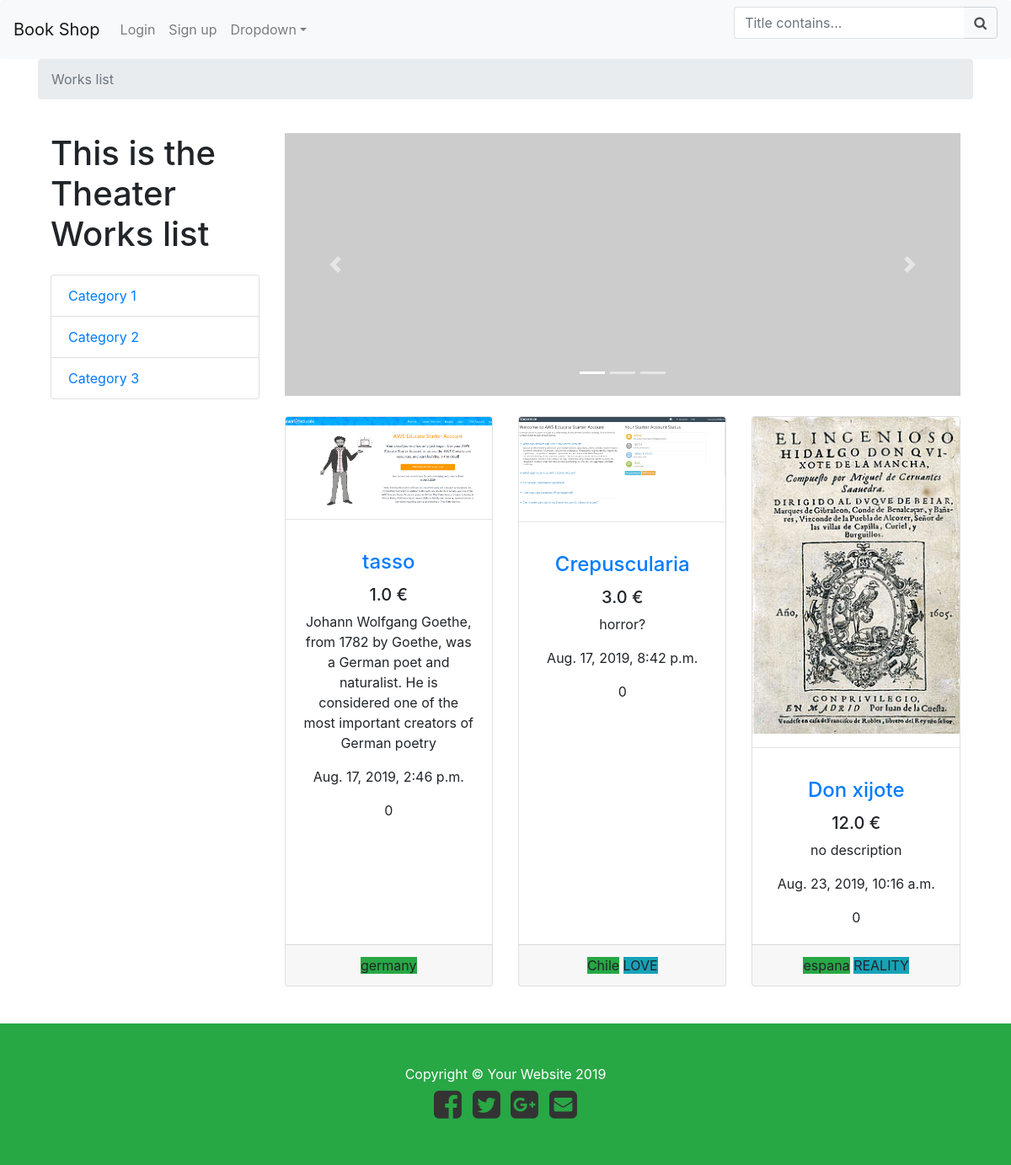
The app's page /, older data.
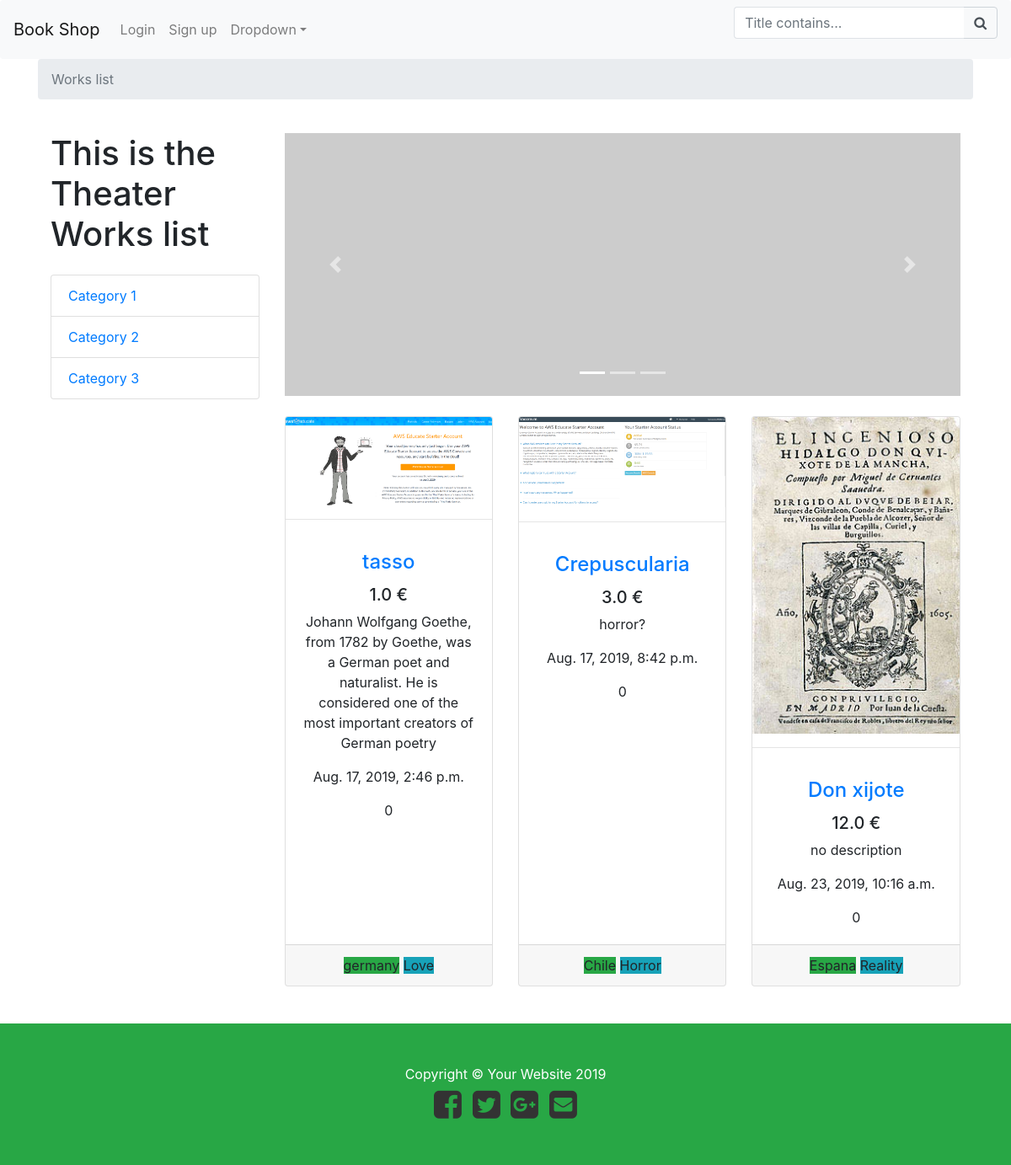
The same page, newer data.
### literature/models.py (models this page shows, shortened)
class Maestro(models.Model):
  completename = models.CharField(max_length=50)
  country_maestro = models.CharField(max_length=50)
  category= models.CharField(choices=LITERATURE_CATEGORY, max_length=8)
  slug = models.SlugField()

### literature/views.py (the view)
# urls.py: path('',works_list, name='works_list'),
def works_list(request):
  qs = Work.objects.all()
  title_contains_query = request.GET.get('title_contains')
  if title_contains_query != '' and title_contains_query is not None:
    qs = qs.filter(title__icontains=title_contains_query)
  context = {
    'queryset': qs,
  }
  return render(request, "works_list.html", context)

### literature/models.py (called while the page is built)
  def __str__(self):
    return self.title

  def get_absolute_url(self):
    return reverse("literature:work_detail", kwargs={'slug': self.slug })

### templates/works_list.html (shortened to what this page needs)
{% extends "base.html" %}
{% block breadcrumb %}
    <nav aria-label="breadcrumb">
    <ol class="breadcrumb">
    <li class="breadcrumb-item active" aria-current="page">Works list</li>
    </ol>
    </nav>
{% endblock breadcrumb %}
{% block content %}
  <div class="container">
    <div class="row">
      <div class="col-lg-3">
        <h1 class="my-4">This is the Theater Works list</h1>
        <div class="list-group">
          <a href="#" class="list-group-item">Category 1</a>
          <a href="#" class="list-group-item">Category 2</a>
          <a href="#" class="list-group-item">Category 3</a>
        </div>
      </div>
      <div class="col-lg-9">
        <div id="carouselExampleIndicators" class="carousel slide my-4" data-ride="carousel">
          <ol class="carousel-indicators">
            <li data-target="#carouselExampleIndicators" data-slide-to="0" class="active"></li>
            <li data-target="#carouselExampleIndicators" data-slide-to="1"></li>
            <li data-target="#carouselExampleIndicators" data-slide-to="2"></li>
          </ol>
          <div class="carousel-inner" role="listbox">
            <div class="carousel-item active">
              <img class="d-block img-fluid" src="http://placehold.it/900x350" alt="First slide">
            </div>
          </div>
          <a class="carousel-control-prev" href="#carouselExampleIndicators" role="button" data-slide="prev">
            <span class="carousel-control-prev-icon" aria-hidden="true"></span>
          </a>
          <a class="carousel-control-next" href="#carouselExampleIndicators" role="button" data-slide="next">
            <span class="carousel-control-next-icon" aria-hidden="true"></span>
          </a>
        </div>
        <div class="row">
          {% for work in queryset %}
            <div class="col-lg-4 col-md-6 mb-4">
              <div class="card h-100 text-center">
                <a href="">
                  <img class="card-img-top h-20 " src="{{ work.cover.url }}" alt="">
                </a>
                <hr>
                <div class="card-body">
                  <h4 class="card-title">
                    <a href="{{ work.get_absolute_url }}">{{ work }}</a>
                  </h4>
                  <h5>{{ work.price }} €</h5>
                  <p class="card-text">{{ work.description }}</p>
                  <p class="card-text">{{ work.publication_date }}</p>
                  <p class="card-text">{{ work.views }}</p>
                </div>
                <div class="card-footer">
                {% for maestro in work.maestros.all %}
                  <span class="text-center bg-success">{{ maestro.country_maestro }}</span>
                  <span class="text-center bg-info">{{ maestro.category }}</span>
                {% endfor %}
                </div>
              </div>
            </div>
          {% endfor %}
        </div>
      </div>
    </div>
  </div>
  {% endblock %}

Row changes from the older to the newer data that the page shows:
changed Maestro "germany": category (not shown) → "Love"
changed Maestro "Chile": category "LOVE" → "Horror"
changed Maestro: country_maestro "espana" → "Espana"; category "REALITY" → "Reality"
